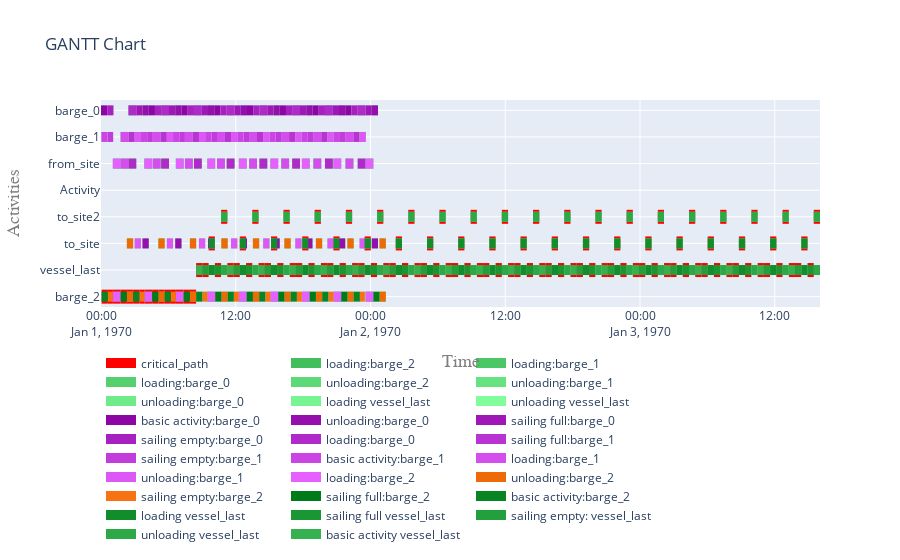

Notebook cell for this chart:
### Code cell
plot.get_gantt_chart(simulation_data_out['object_list'],
                     critical_path_dataframe=my_cp_dependencies_from_simpy.get_plotly_gantt_data(),
                     id_map=simulation_data_out['activity_list'])
